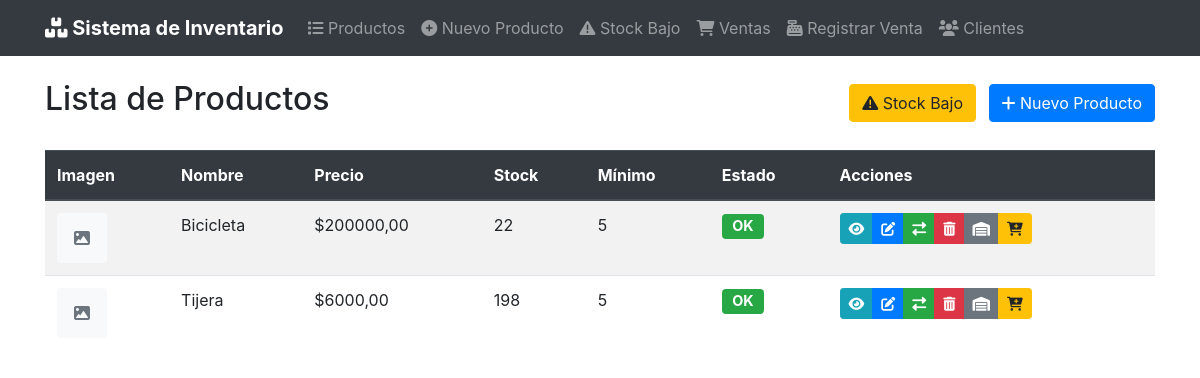
Before: / with the older database file.
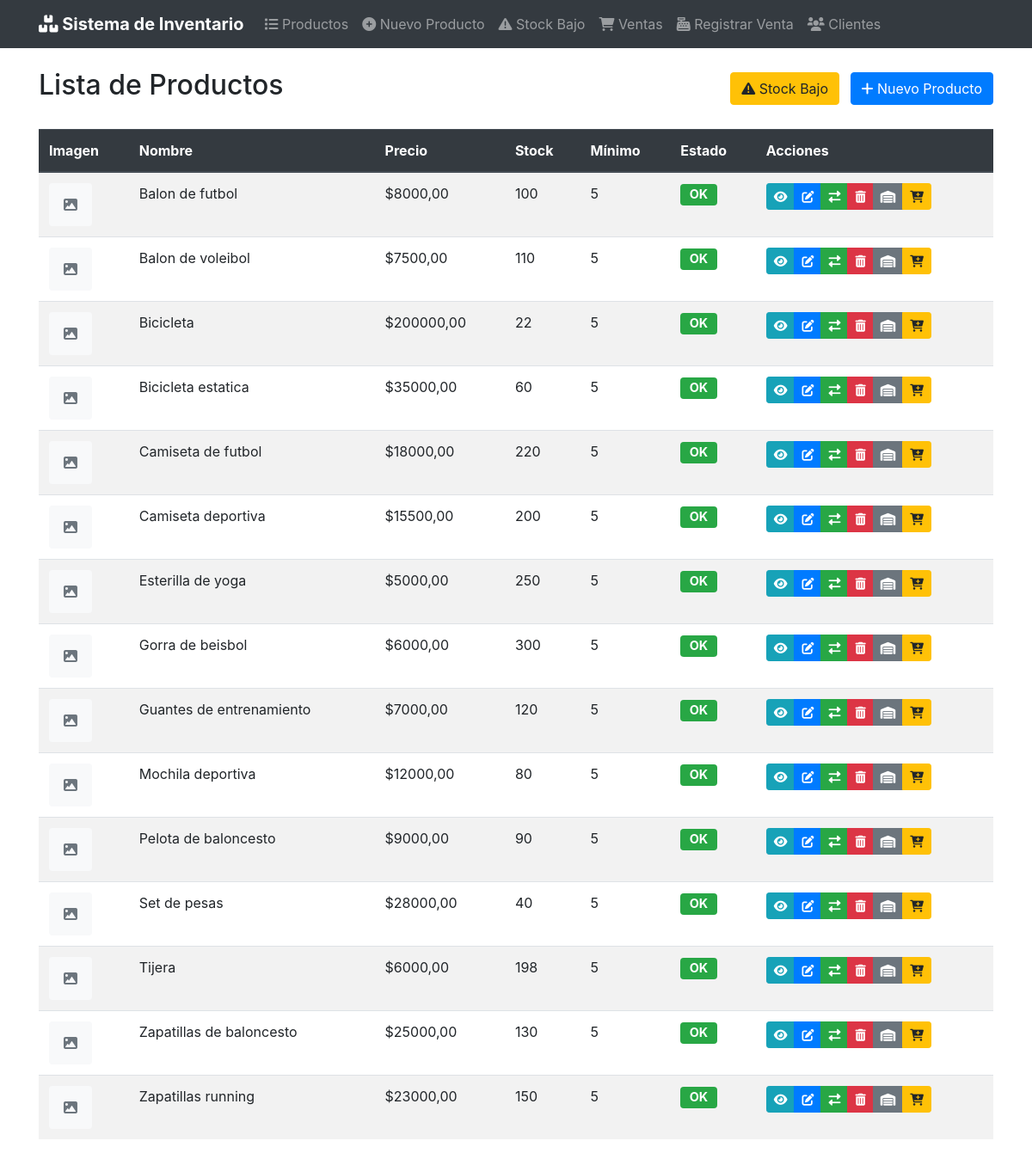
After: the same page with the newer database file.
### productos/models.py (models this page shows, shortened)
class Producto(models.Model):
    nombre = models.CharField("Nombre", max_length=50)
    descripcion = models.CharField("Descripcion", max_length=200)
    precio_unitario = models.DecimalField("Precio", max_digits=10, decimal_places=2)
    sku = models.CharField("sku", max_length=20, unique=True)
    stock = models.IntegerField(default=0)
    stock_minimo = models.IntegerField(default=5, verbose_name="Stock Minimo")
    imagen = models.ImageField(
        "Imagen",
        upload_to=get_image_path,
        validators=[validate_image_size],
        blank=True,
        null=True,
        help_text="Formatos permitidos: jpg, png, gif. Tamaño maximo: 5MB"
    )
    fecha_creacion = models.DateTimeField("Fecha de creacion", auto_now_add=True)
    fecha_actualizacion = models.DateTimeField("Fecha de creacion", auto_now=True)
    class Meta:
        verbose_name = 'Producto'
        verbose_name_plural = 'Productos'
        ordering = ['nombre']
    @property
    def necesita_reposicion(self):
        return self.stock < self.stock_minimo

### productos/views.py (the view)
# urls.py: path('', views.ProductoListView.as_view(), name='producto_list'),
class ProductoListView(ListView):
    model = Producto
    template_name = "producto/producto_list.html"
    context_object_name = "productos"
    paginated_by = 10
    def get_queryset(self):
        queryset = super().get_queryset()
        stock_bajo = self.request.GET.get('stock_bajo')
        if stock_bajo:
            queryset = queryset.filter(stock__lt=F("stock_minimo"))
        return queryset.order_by("nombre")
    def get_context_data(self, **kwargs):
        context = super().get_context_data(**kwargs)
        context["stock_bajo"] = self.request.GET.get("stock_bajo")
        return context
    def get(self, request, *args, **kwargs):
        response = super().get(request, *args, **kwargs)
        if not self.get_queryset().exists():
            messages.info(request, "No hay productos disponibles.")
        return response

### templates/productos/producto_list.html (shortened to what this page needs)
{% extends 'productos/base.html' %}
{% load bootstrap4 %}
{% block header %}Lista de Productos{% endblock %}
{% block extra_buttons %}
<div>
    <a href="{% url 'productos:stock_bajo_list' %}" class="btn btn-warning mr-2">
        <i class="fas fa-exclamation-triangle"></i> Stock Bajo
    </a>
    <a href="{% url 'productos:producto_create' %}" class="btn btn-primary">
        <i class="fas fa-plus"></i> Nuevo Producto
    </a>
</div>
{% endblock %}
{% block content %}
{% if productos %}
<div class="table-responsive">
    <table class="table table-striped table-hover">
        <thead class="thead-dark">
            <tr>
                <th>Imagen</th>
                <th>Nombre</th>
                <th>Precio</th>
                <th>Stock</th>
                <th>Mínimo</th>
                <th>Estado</th>
                <th>Acciones</th>
            </tr>
        </thead>
        <tbody>
            {% for producto in productos %}
            <tr class="{% if producto.necesita_reposicion %}table-warning{% endif %}">
                <td>
                    {% if producto.imagen %}
                        <img src="{{ producto.imagen.url }}" alt="{{ producto.nombre }}" class="product-img rounded">
                    {% else %}
                        <div class="product-img bg-light d-flex align-items-center justify-content-center rounded">
                            <i class="fas fa-image text-muted"></i>
                        </div>
                    {% endif %}
                </td>
                <td>{{ producto.nombre }}</td>
                <td>${{ producto.precio_unitario }}</td>
                <td>
                    {{ producto.stock }}
                </td>
                <td>{{ producto.stock_minimo }}</td>
                <td>
                    {% if producto.necesita_reposicion %}
                        <span class="badge badge-warning badge-lg">Bajo</span>
                    {% else %}
                        <span class="badge badge-success badge-lg">OK</span>
                    {% endif %}
                </td>
                <td>
                    <div class="btn-group btn-group-sm">
                        <a href="{% url 'productos:producto_detail' producto.pk %}" class="btn btn-info" title="Ver detalle">
                            <i class="fas fa-eye"></i>
                        </a>
                        <a href="{% url 'productos:producto_form' producto.pk %}" class="btn btn-primary" title="Editar">
                            <i class="fas fa-edit"></i>
                        </a>
                        <a href="{% url 'productos:producto_movimiento_form' producto.pk %}" class="btn btn-success" title="Movimiento">
                            <i class="fas fa-exchange-alt"></i>
                        </a>
                        <a href="{% url 'productos:producto_confirm_delete' producto.pk %}" class="btn btn-danger" title ="Eliminar">
                            <i class="fas fa-trash-alt"></i>
                        </a>
                        <a href="{% url 'productos:ajuste_stock_form' producto.pk %}" class="btn btn-secondary" title="Editar stock">
                            <i class="fas fa-warehouse"></i>
                        </a>
                        <a href="{% url 'ventas:venta_create' %}" class="btn btn-warning" title="Nueva venta">
                            <i class="fas fa-cart-plus"></i>
                        </a>
                    </div>
                </td>
            </tr>
            {% endfor %}
        </tbody>
    </table>
</div>
{% else %}
<div class="alert alert-info">
    <i class="fas fa-info-circle"></i> No hay productos registrados.
</div>
{% include 'producto/paginator.html' %}
{% endif %}
{% endblock %}

### templates/productos/base.html (shortened to what this page needs)
{% load bootstrap4 %}
{% load static %}
<!DOCTYPE html>
<html lang="es">
<head>
    {% bootstrap_css %}
    <link rel="stylesheet" href="https://cdnjs.cloudflare.com/ajax/libs/font-awesome/6.0.0/css/all.min.css">
</head>
<body>
    <nav class="navbar navbar-expand-lg navbar-dark bg-dark">
        <div class="container">
            <a class="navbar-brand" href="{% url 'productos:producto_list' %}">
                <i class="fas fa-boxes"></i> Sistema de Inventario
            </a>
            <div class="collapse navbar-collapse" id="navbarNav">
                <ul class="navbar-nav mr-auto">
                    <li class="nav-item">
                        <a class="nav-link" href="{% url 'productos:producto_list' %}">
                            <i class="fas fa-list"></i> Productos
                        </a>
                    </li>
                    <li class="nav-item">
                        <a class="nav-link" href="{% url 'productos:producto_create' %}">
                            <i class="fas fa-plus-circle"></i> Nuevo Producto
                        </a>
                    </li>
                    <li class="nav-item">
                        <a class="nav-link" href="{% url 'productos:stock_bajo_list' %}">
                            <i class="fas fa-exclamation-triangle"></i> Stock Bajo
                        </a>
                    </li>
                    <li class="nav-item">
                        <a class="nav-link" href="{% url 'ventas:venta_list' %}">
                            <i class="fas fa-shopping-cart"></i> Ventas
                        </a>
                    </li>
                    <li class="nav-item">
                        <a class="nav-link" href="{% url 'ventas:venta_create' %}" class="nav-link">
                            <i class="fas fa-cash-register"></i> Registrar Venta
                        </a>
                    </li>
                    <li>
                        <a class="nav-link" href="{% url 'clientes:cliente_list' %}">
                            <i class="fas fa-users"></i> Clientes
                        </a>
                    </li>
                </ul>
            </div>
        </div>
    </nav>
    <div class="container mt-4">
        <div class="d-flex justify-content-between align-items-center mb-4">
            <h2>{% block header %}{% endblock %}</h2>
            {% block extra_buttons %}{% endblock %}
        </div>
        {% block content %}
        {% endblock %}
    </div>
</body>
</html>

### templates/productos/base.html (style rules this page uses)
.navbar-brand { font-weight: bold; }
.table-responsive { overflow-x: auto; }
.product-img { width: 50px; height: 50px; object-fit: cover; }
.badge-lg { font-size: 0.9rem; padding: 0.35rem 0.65rem; }

Changed rows visible on the page:
added Producto: nombre "Balon de futbol", precio_unitario "8000,00", stock "100", stock_minimo "5", shows "OK"
added Producto: nombre "Balon de voleibol", precio_unitario "7500,00", stock "110", stock_minimo "5", shows "OK"
added Producto: nombre "Bicicleta estatica", precio_unitario "35000,00", stock "60", stock_minimo "5", shows "OK"
added Producto: nombre "Camiseta de futbol", precio_unitario "18000,00", stock "220", stock_minimo "5", shows "OK"
added Producto: nombre "Camiseta deportiva", precio_unitario "15500,00", stock "200", stock_minimo "5", shows "OK"
added Producto: nombre "Esterilla de yoga", precio_unitario "5000,00", stock "250", stock_minimo "5", shows "OK"
added Producto: nombre "Gorra de beisbol", precio_unitario "6000,00", stock "300", stock_minimo "5", shows "OK"
added Producto: nombre "Guantes de entrenamiento", precio_unitario "7000,00", stock "120", stock_minimo "5", shows "OK"
added Producto: nombre "Mochila deportiva", precio_unitario "12000,00", stock "80", stock_minimo "5", shows "OK"
added Producto: nombre "Pelota de baloncesto", precio_unitario "9000,00", stock "90", stock_minimo "5", shows "OK"
added Producto: nombre "Set de pesas", precio_unitario "28000,00", stock "40", stock_minimo "5", shows "OK"
added Producto: nombre "Zapatillas de baloncesto", precio_unitario "25000,00", stock "130", stock_minimo "5", shows "OK"
added Producto: nombre "Zapatillas running", precio_unitario "23000,00", stock "150", stock_minimo "5", shows "OK"
